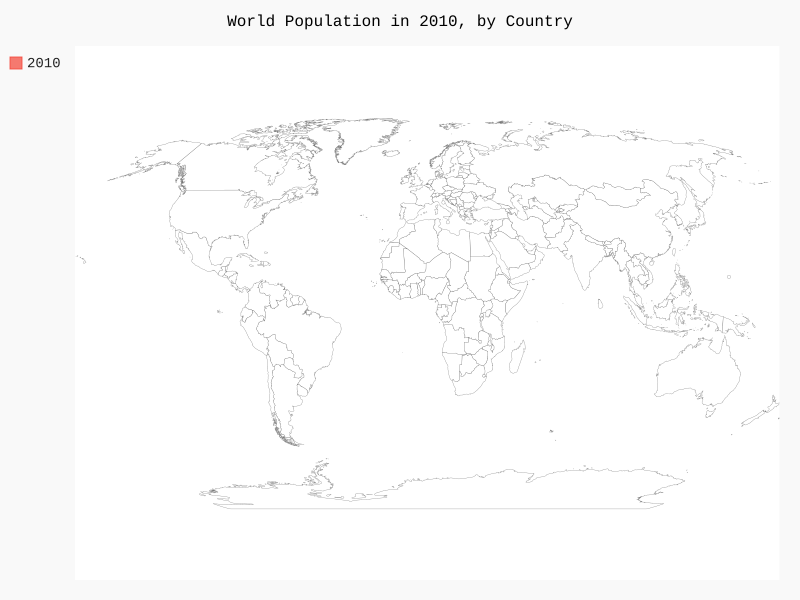

Here is the Python script that generated this plot:
import json
from pygal.maps.world import World
from country_codes import get_country_code
# Carrega os dados em uma lista
filename = 'population_data.json'
with open(filename) as f:
    pop_data = json.load(f)
    # constrói um dicionário com dados das populações
    cc_populations = {}
    for pop_dict in pop_data:
        if pop_dict['Year'] == '2010' and 'Value' in pop_dict:
            country_name = pop_dict['Country Name']
            population = int(float(pop_dict['Value']))
            code = get_country_code(country_name)
            if code:
                cc_populations[code] = population
            else:
                print('Código não encontrado para:', country_name)
    
    wm = World()
    wm.force_uri_protocol = 'http'
    wm.title = 'World Population in 2010, by Country'
    wm.add('2010', cc_populations)
    wm.render_to_file('world_population.svg')
        
                #print('ERROR - '+ country_name)
            #print(country_name + ": " + str(population))
